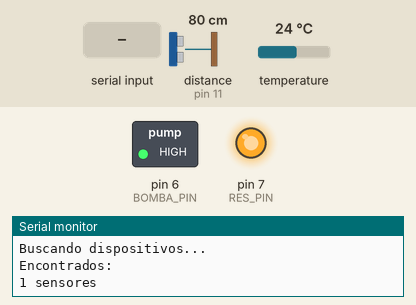
Bench run of a sketch on a simulated Arduino Uno, built with avr-gcc and run on an emulated ATmega328P. Parts: switched loads named in the sketch (green lamp = pin HIGH), output pins drawn as LEDs (lit = HIGH), the last lines printed to the serial monitor. Inputs (shaded band) come from the test bench; at power-on: distance to the obstacle (sensor on pin 11) 80 cm, temperature 24 °C. The echo pulse lasts 58.3 µs per cm.

Above: at 1.2 s.
1.3 s: "s\n" received over Serial
At 5.1 s:
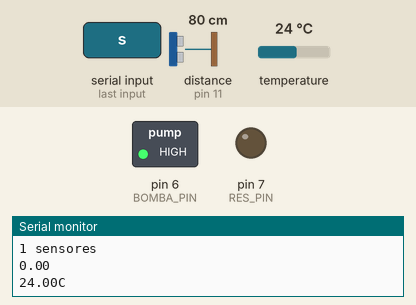
Timing chart, 0 to 6.6 s (numbered marks = the images above; inputs shaded):
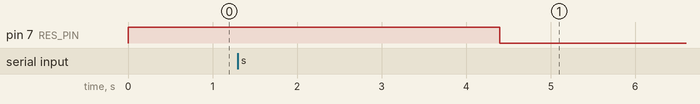

Measured:
- after the input at 1.3 s, pin 7 (RES_PIN): HIGH → LOW after 3.1 s

The sketch:

Ciclo.ino
```cpp
#include <NewPing.h>
#include <OneWire.h>
#include <DallasTemperature.h>
/*Aqui se configuran los pines donde debemos conectar el sensor*/
#define TEMP_PIN     9
#define TRIGGER_PIN  12
#define ECHO_PIN     11
#define MAX_DISTANCE 50
#define BOMBA_PIN    6
#define RES_PIN      7
/*Crear el objeto de la clase NewPing*/
NewPing sonar(TRIGGER_PIN, ECHO_PIN, MAX_DISTANCE);
OneWire oneWireObjeto(TEMP_PIN);
DallasTemperature sensorDS18B20(&oneWireObjeto);
// Variables con las direcciones únicas de los 4 sensores DS18B20
DeviceAddress sensorTina_1  = {0x28 ,0xFF ,0x81 ,0xD4,0x63 ,0x15 ,0x02 ,0xAF};
//DeviceAddress sensorTina_2 = {0x28 ,0xFF ,0x3A ,0xA8 ,0x63 ,0x15 ,0x02 ,0x2A};

//int Bomba = 6;
//int Resistencia = 7;


void admin_valor(char(t))
{
  int tiempo = 600000;
  float temp  = 0;
  int min_t = 20;
  int max_t = 7;
  // Esperar 1 segundo entre mediciones
  delay(1000);
  // Obtener medicion de tiempo de viaje del sonido y guardar en variable uS
  /*int uS = sonar.ping_median();
  float boya = (uS / US_ROUNDTRIP_CM);
  Serial.print(boya);
  Serial.print("\n");
  */
  if(t=='s' || t=='S')
  {
      /*digitalWrite(RES_PIN,LOW);
      digitalWrite(BOMBA_PIN,LOW);
      */do
        {
          // Esperar 1 segundo entre mediciones
          delay(1000);
          // Obtener medicion de tiempo de viaje del sonido y guardar en variable uS
          int uS = sonar.ping_median();
          float boya = (uS / US_ROUNDTRIP_CM);
          Serial.print(boya);
          Serial.print("\n");
          sensorDS18B20.requestTemperatures();
          temp = (sensorDS18B20.getTempC(sensorTina_1));
          if(min_t >= boya || boya <= max_t)
          {
            //encendemos las resistencias para calentar al agua
            digitalWrite(RES_PIN,LOW);
            // Mandamos comandos para toma de temperatura a los sensores

            Serial.print(temp);
            Serial.print("C");
            Serial.print("\n");
            do
            {
                sensorDS18B20.requestTemperatures();
                temp = (sensorDS18B20.getTempC(sensorTina_1));
                Serial.print(temp);
                Serial.print("C");
                Serial.print("\n");
                delay(1000);
                if(temp >= 60)
                {
                  digitalWrite(BOMBA_PIN,LOW);
                  delay(tiempo);
                  digitalWrite(RES_PIN,HIGH);
                  digitalWrite(BOMBA_PIN,HIGH);
                  Serial.print("Ciclo de lavado terminado\n");
                }
            }
            while(boya < min_t);
           }
          }
      while(t!= 'a' || t!= 'A');
  }
}

/* if(t=='B')
    {
      digitalWrite(Bomba,HIGH);
    }
  if( t=='b')
    {
      digitalWrite(Bomba,LOW);
    }
  if(t=='R')
    {
      digitalWrite(Resistencia,HIGH);
    }
  if( t=='r')
    {
      digitalWrite(Resistencia,LOW);
    }

}
*/
void captura()
{
  if(Serial.available()>0)
  {
    char estado= Serial.read();
    admin_valor(estado);
  }
    else
  {
    delay(500);
  }

}

void setup()
{
  pinMode(BOMBA_PIN,OUTPUT);
  digitalWrite(BOMBA_PIN,HIGH);
  pinMode(RES_PIN,OUTPUT);
  digitalWrite(RES_PIN,HIGH);
  Serial.begin(9600);
  // Iniciamos el bus 1-Wire
  sensorDS18B20.begin();
  // Buscamos los sensores conectados
  Serial.println("Buscando dispositivos...");
  Serial.println("Encontrados: ");
  Serial.print(sensorDS18B20.getDeviceCount());
  Serial.println(" sensores");

}
void loop()
{
  captura();

}
```
